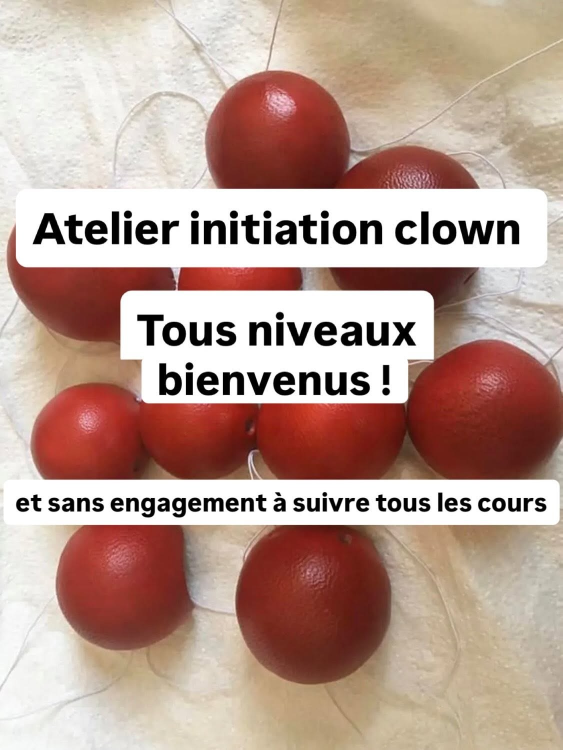
#> input picture images/atelier-clown-affiche.jpg, 1125 x 1500 px (shown at 1/2 size); its folder holds 4 pictures in this run
$ python images.py
#> lines starting #> are read from the running program, lines starting #| are printed output that depends on the picture
#!/usr/bin/env python3
"""Génère les versions WebP des photos du site.

À lancer après avoir ajouté ou remplacé une photo dans `images/` :

    pip install Pillow
    python tools/images.py

Pour chaque `images/nom.jpg`, produit :
  - `images/nom.webp`            même taille, utilisé par les blocs générés
                                 depuis data.js (le JS déduit ce nom du .jpg)
  - `images/nom-<largeur>.webp`  versions réduites pour les srcset d'index.html

Les `.jpg` d'origine sont conservés : ils servent de secours aux très vieux
navigateurs. `og.jpg` est ignoré : les réseaux sociaux veulent un vrai JPEG.
"""
import pathlib
import sys

# La console Windows n'est pas en UTF-8 par défaut : sans cela les accents
# des messages ci-dessous s'affichent en caractères illisibles.
try:
    sys.stdout.reconfigure(encoding="utf-8")
except (AttributeError, OSError):
    pass

try:
    from PIL import Image
except ImportError:
    sys.exit("Pillow manquant. Installer avec :  pip install Pillow")

RACINE = pathlib.Path(__file__).resolve().parent.parent / "images"
IGNORER = {"og.jpg"}
LARGEURS = [480, 960, 1440, 1920]
QUALITE = 82

if not RACINE.is_dir():
    sys.exit(f"Dossier introuvable : {RACINE}")

total_jpg = total_webp = 0
for source in sorted(RACINE.glob("*.jpg")):
    if source.name in IGNORER:
        print(f"{source.name:18} ignoré (image de partage)")
        continue

    image = Image.open(source).convert("RGB")
#> image is the input picture: PIL image 1125x1500 RGB; mean R, G, B 186.7, 158, 146.7
    largeur0, hauteur0 = image.size
#> largeur0 = 1125; hauteur0 = 1500
    cibles = sorted({w for w in LARGEURS if w < largeur0} | {largeur0})
#> cibles = [480, 960, 1125]

    image.save(RACINE / f"{source.stem}.webp", "WEBP", quality=QUALITE, method=6)

    # Vignette de taille fixe, pour les couvertures d'album : le JS ne peut
    # pas deviner quelles largeurs existent, il lui faut un nom prévisible.
    # 640 px couvre une carte d'environ 300 px en écran 2x comme 3x.
    lv = min(640, largeur0)
#> lv = 640
    image.resize((lv, round(hauteur0 * lv / largeur0)), Image.LANCZOS).save(
        RACINE / f"{source.stem}-vignette.webp", "WEBP", quality=QUALITE, method=6)
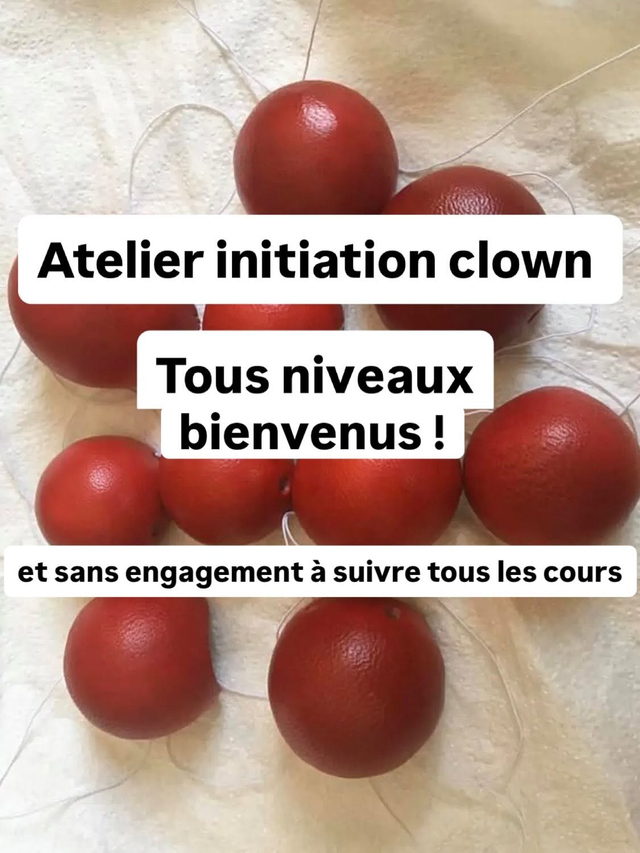
#> saved as atelier-clown-affiche-vignette.webp: PIL image 640x853 RGB; mean R, G, B 186.7, 158, 146.7

    for largeur in cibles:
        hauteur = round(hauteur0 * largeur / largeur0)
        sortie = RACINE / f"{source.stem}-{largeur}.webp"
        image.resize((largeur, hauteur), Image.LANCZOS).save(
            sortie, "WEBP", quality=QUALITE, method=6)
#> this loop made 3 passes
#> pass 1, `image.resize((largeur, hauteur), Image.LANCZOS).save( sortie, "WEBP", ..`:
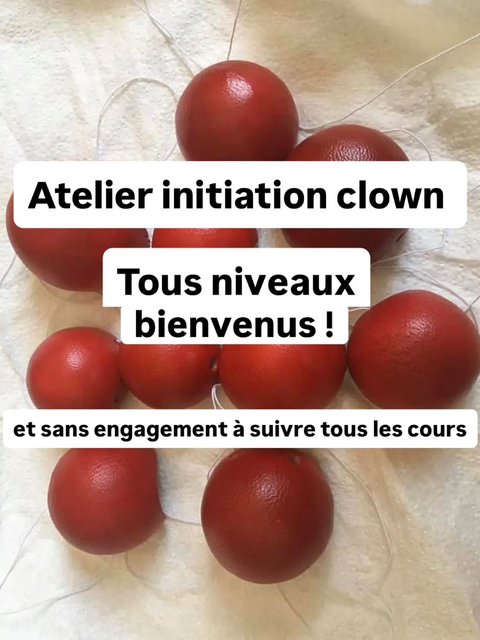
#> saved as atelier-clown-affiche-480.webp: PIL image 480x640 RGB; mean R, G, B 186.7, 157.9, 146.7

    poids_jpg = source.stat().st_size
#> (the run stopped early here; a loop or call above may not have finished)
